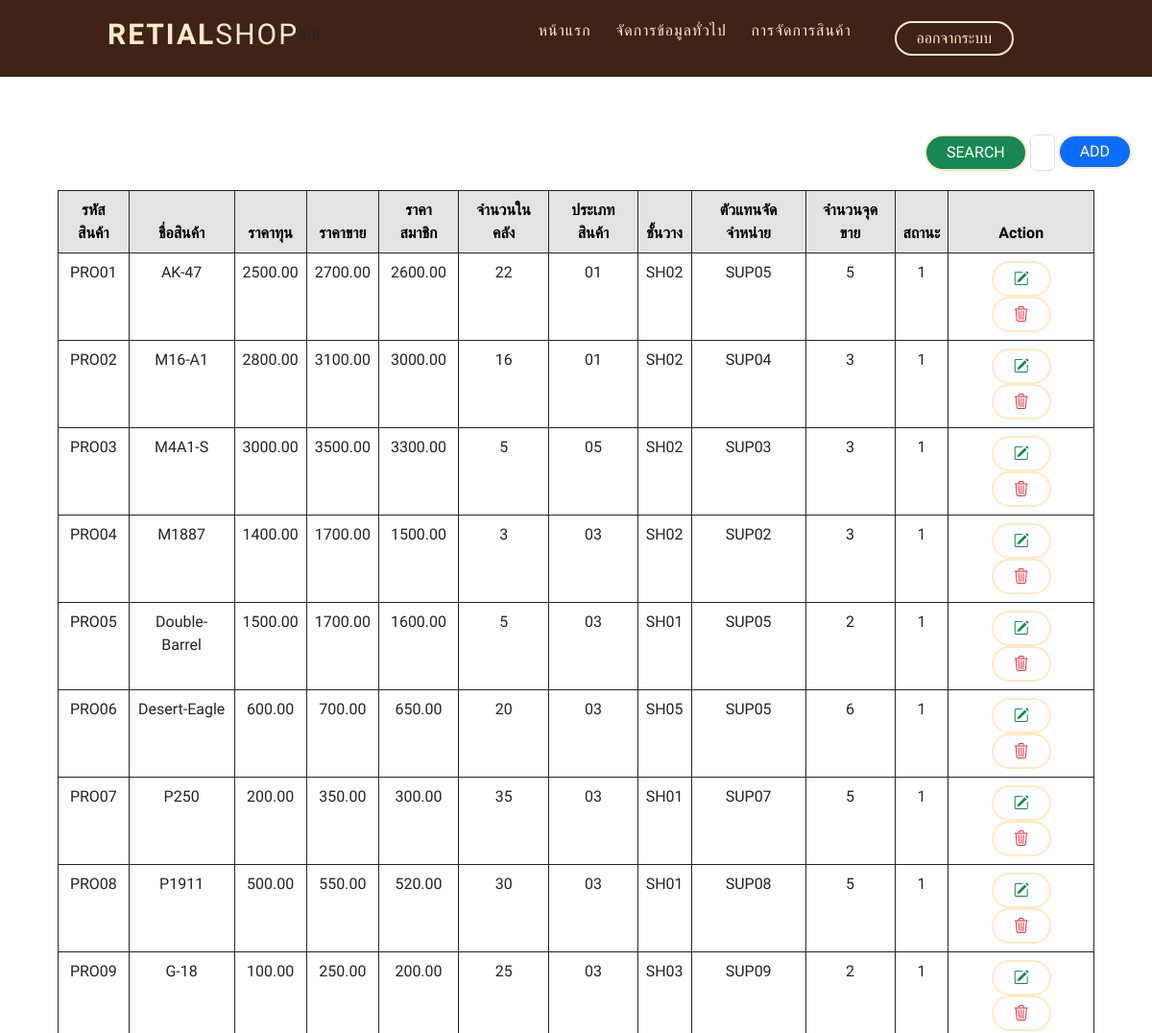
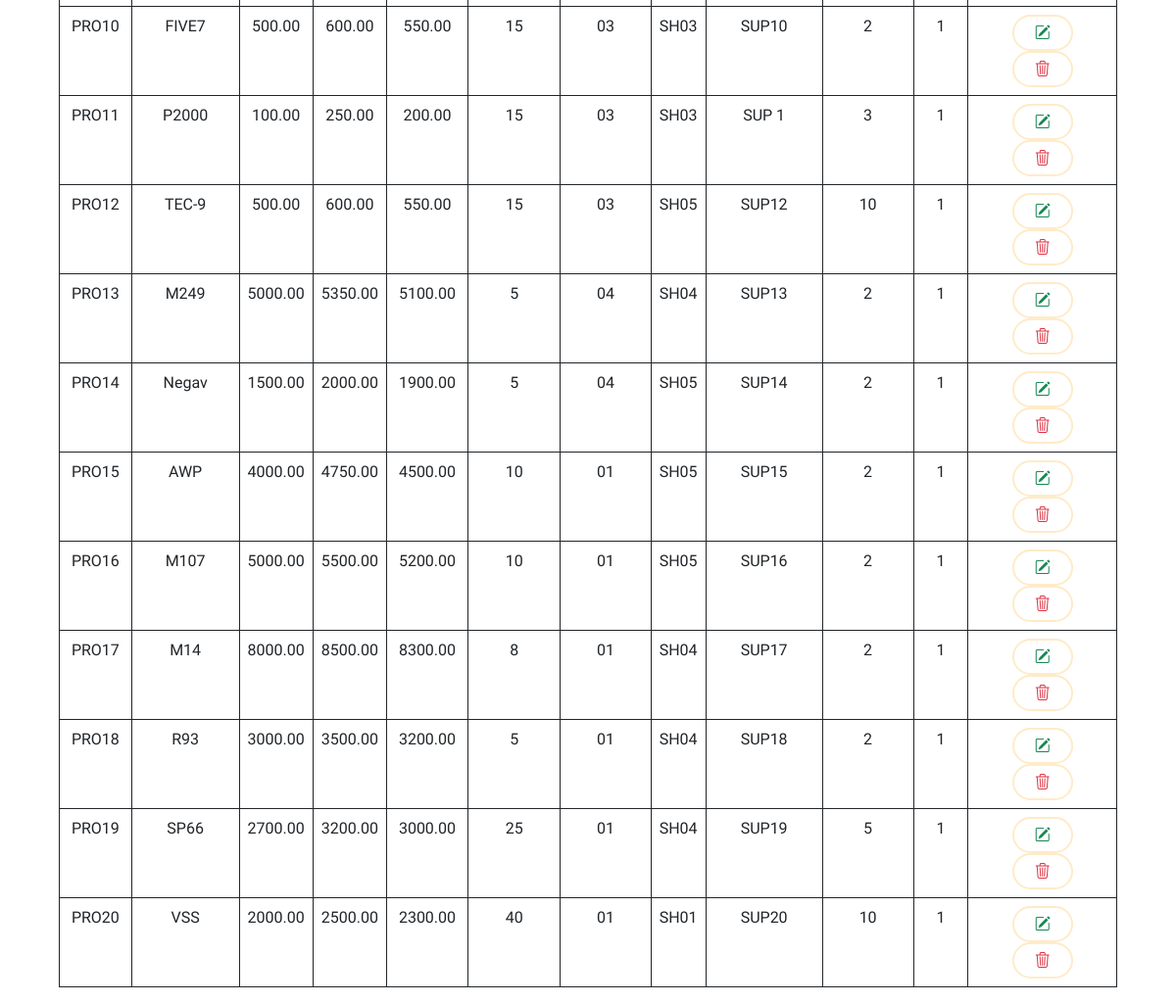
The app's page /page/product.php (signed in) with its own data (2 pictures, top to bottom).
### tables this page shows
CREATE TABLE `product` (
  `Pro_id` varchar(5) NOT NULL,
  `Pro_name` varchar(100) NOT NULL,
  `Pro_cost` decimal(8,2) NOT NULL,
  `Pro_salePrice` decimal(8,2) NOT NULL,
  `Pro_memberPrice` decimal(8,2) NOT NULL,
  `Pro_amount` varchar(5) NOT NULL,
  `Cate_id` varchar(5) NOT NULL,
  `Shelf_no` varchar(5) NOT NULL,
  `Sup_id` varchar(5) NOT NULL,
  `Point_ofSale` varchar(5) NOT NULL,
  `Pro_status` int(11) NOT NULL
);

### page/product.php (the view, shortened to what this page needs)
<?php
$username = $_SESSION['username'];
?>
<!DOCTYPE html>
<html lang="en">
<?php
include_once "../controller/product.php";
?>
<head>
  <link href="https://cdn.jsdelivr.net/npm/bootstrap@5.3.0/dist/css/bootstrap.min.css" rel="stylesheet">
  <link rel="stylesheet" href="https://cdn.jsdelivr.net/npm/bootstrap-icons@1.10.3/font/bootstrap-icons.css">
  <link rel="stylesheet" href="../style/employee.css">
</head>
<body>
  <header>
    <div class="container">
      <div class="logo-container">
        <h3 class="logo">Retial<span>Shop</span></h3>
        <h6 class="name"><?php echo $username; ?></h6>
      </div>
      <div class="nav-btn">
        <div class="nav-links">
          <ul>
            <li class="nav-link" style="--i: .6s">
              <a href="home.php">หน้าแรก</a>
            </li>
            <li class="nav-link" style="--i: .85s">
              <a href="#">จัดการข้อมูลทั่วไป</a>
            </li>
            <li class="nav-link" style="--i: 1.1s">
              <a href="#">การจัดการสินค้า<i class="fas fa-caret-down"></i></a>
            </li>
          </ul>
        </div>
      </div>
      <div class="log-out" style="--i: 1.8s">
        <a href="login.php" class="btn transparent">ออกจากระบบ</a>
      </div>
    </div>
  </header>
  <div class="container-table">
    <div class="d-flex">
      <button class="btn btn-success" onclick="Search()">Search</button>
      <input type="text" class="form-control" id="Search" name="search" placeholder="search">
      <form action="<?php echo $_SERVER['PHP_SELF'] ?>" method="post">
        <div class="add">
          <button type="button" class="btn btn-primary" data-bs-toggle="modal" data-bs-target="#exampleModal" data-bs-whatever="@fat">Add</button>
        </div>
    </div>
    <table class="table  table-bordered border-dark table-hover">
      <thead class="table-secondary  table-bordered border-dark text-black">
        <tr>
          <th scope="col">รหัสสินค้า</th>
          <th scope="col">ชื่อสินค้า</th>
          <th scope="col">ราคาทุน</th>
          <th scope="col">ราคาขาย</th>
          <th scope="col">ราคาสมาชิก</th>
          <th scope="col">จำนวนในคลัง</th>
          <th scope="col">ประเภทสินค้า</th>
          <th scope="col">ชั้นวาง</th>
          <th scope="col">ตัวแทนจัดจำหน่าย</th>
          <th scope="col">จำนวนจุดขาย</th>
          <th scope="col">สถานะ</th>
          <th scope="col">Action</th>
        </tr>
      </thead>
      <tbody>
        <?php
        if (isset($_GET['ID'])) {
          $Search_id = $_GET['ID'];
          $sql = "SELECT * FROM product WHERE Pro_id LIKE '%$Search_id%'";
        } else {
          $sql = "SELECT * FROM product";
        }
        $query = $conn->query($sql);
        while ($row = mysqli_fetch_array($query)) {
        ?>
          <tr>
            <td><?php echo $row['Pro_id']; ?></td>
            <td><?php echo $row['Pro_name']; ?></td>
            <td><?php echo $row['Pro_cost']; ?></td>
            <td><?php echo $row['Pro_salePrice']; ?></td>
            <td><?php echo $row['Pro_memberPrice']; ?></td>
            <td><?php echo $row['Pro_amount']; ?></td>
            <td><?php echo $row['Cate_id']; ?></td>
            <td><?php echo $row['Shelf_no']; ?></td>
            <td><?php echo $row['Sup_id']; ?></td>
            <td><?php echo $row['Point_ofSale']; ?></td>
            <td><?php echo $row['Pro_status']; ?></td>
            <td>
              <button type="button" class="btn btn-outline-success" data-bs-toggle="modal" data-bs-target="#select_<?php echo $row['Pro_id']; ?>" data-bs-whatever="@fat"><i class="bi bi-pencil-square" name="select_<?php echo $row['Pro_id']; ?>"></i></button>
              <button type="button" class="btn btn-outline-danger" name="DEL_<?php echo $row['Pro_id']; ?>" data-bs-toggle="modal" data-bs-target="#DEL_<?php echo $row['Pro_id']; ?>">
                <i class="bi bi-trash3"></i>
              </button>
            </td>
          <?php } ?>
          </tr>
      </tbody>
    </table>
  </div>
</body>
</html>

### style/employee.css (style rules this page uses)
* { margin: 0; padding: 0; box-sizing: border-box; font-family: 'K2D', sans-serif; }
ul { list-style: none; }
a { text-decoration: none; }
header { position: sticky; top: 0px; background-color: #402218; width: 100%; z-index: 1000; }
.container-table { margin-top: 60px; margin-left: 60px; margin-right: 60px; text-align: center; }
.container { max-width: 65rem; padding: 0 2rem; margin: 0 auto; display: flex; position: relative; }
.d-flex { margin-left: 900px; max-width: 500px; margin-bottom: 20px; margin-top: 30px; }
.logo-container { flex: 1; display: flex; align-items: center; }
.nav-btn { flex: 3; display: flex; }
.nav-links { flex: 2; }
.log-out { display: flex; justify-content: center; align-items: center; flex: 1; }
.logo { color: #FFEBC9; font-size: 30px; font-weight: 600; letter-spacing: 2px; text-transform: uppercase; line-height: 3rem; }
.logo span { font-weight: 300; }
.btn { display: inline-block; padding: .5rem 1.3rem; font-size: 16px; border: 2px solid #FFEBC9; border-radius: 2rem; line-height: 1; margin: 0 .2rem; transition: .3s; text-transform: uppercase; }
.btn.transparent, .btn.solid:hover { background-color: transparent; color: #FFEBC9; }
.nav-links > ul { display: flex; align-items: center; justify-content: flex-end; }
.nav-link { position: relative; }
.nav-link > a { line-height: 4rem; color: #FFEBC9; padding: 0 .8rem; letter-spacing: 1px; font-size: 16px; display: flex; align-items: center; justify-content: space-between; transition: .5s; }

### records on screen
product: Pro_id "PRO01", Pro_name "AK-47", Pro_cost "2500.00", Pro_salePrice "2700.00", Pro_memberPrice "2600.00", Pro_amount "22", Cate "01", Shelf_no "SH02", Sup "SUP05", Point_ofSale "5", Pro_status "1"
product: Pro_id "PRO02", Pro_name "M16-A1", Pro_cost "2800.00", Pro_salePrice "3100.00", Pro_memberPrice "3000.00", Pro_amount "16", Cate "01", Shelf_no "SH02", Sup "SUP04", Point_ofSale "3", Pro_status "1"
product: Pro_id "PRO03", Pro_name "M4A1-S", Pro_cost "3000.00", Pro_salePrice "3500.00", Pro_memberPrice "3300.00", Pro_amount "5", Cate "05", Shelf_no "SH02", Sup "SUP03", Point_ofSale "3", Pro_status "1"
product: Pro_id "PRO04", Pro_name "M1887", Pro_cost "1400.00", Pro_salePrice "1700.00", Pro_memberPrice "1500.00", Pro_amount "3", Cate "03", Shelf_no "SH02", Sup "SUP02", Point_ofSale "3", Pro_status "1"
product: Pro_id "PRO05", Pro_name "Double-Barrel", Pro_cost "1500.00", Pro_salePrice "1700.00", Pro_memberPrice "1600.00", Pro_amount "5", Cate "03", Shelf_no "SH01", Sup "SUP05", Point_ofSale "2", Pro_status "1"
product: Pro_id "PRO06", Pro_name "Desert-Eagle", Pro_cost "600.00", Pro_salePrice "700.00", Pro_memberPrice "650.00", Pro_amount "20", Cate "03", Shelf_no "SH05", Sup "SUP05", Point_ofSale "6", Pro_status "1"
product: Pro_id "PRO07", Pro_name "P250", Pro_cost "200.00", Pro_salePrice "350.00", Pro_memberPrice "300.00", Pro_amount "35", Cate "03", Shelf_no "SH01", Sup "SUP07", Point_ofSale "5", Pro_status "1"
product: Pro_id "PRO08", Pro_name "P1911", Pro_cost "500.00", Pro_salePrice "550.00", Pro_memberPrice "520.00", Pro_amount "30", Cate "03", Shelf_no "SH01", Sup "SUP08", Point_ofSale "5", Pro_status "1"
product: Pro_id "PRO09", Pro_name "G-18", Pro_cost "100.00", Pro_salePrice "250.00", Pro_memberPrice "200.00", Pro_amount "25", Cate "03", Shelf_no "SH03", Sup "SUP09", Point_ofSale "2", Pro_status "1"
product: Pro_id "PRO10", Pro_name "FIVE7", Pro_cost "500.00", Pro_salePrice "600.00", Pro_memberPrice "550.00", Pro_amount "15", Cate "03", Shelf_no "SH03", Sup "SUP10", Point_ofSale "2", Pro_status "1"
product: Pro_id "PRO11", Pro_name "P2000", Pro_cost "100.00", Pro_salePrice "250.00", Pro_memberPrice "200.00", Pro_amount "15", Cate "03", Shelf_no "SH03", Sup "SUP 1", Point_ofSale "3", Pro_status "1"
product: Pro_id "PRO12", Pro_name "TEC-9", Pro_cost "500.00", Pro_salePrice "600.00", Pro_memberPrice "550.00", Pro_amount "15", Cate "03", Shelf_no "SH05", Sup "SUP12", Point_ofSale "10", Pro_status "1"
product: Pro_id "PRO13", Pro_name "M249", Pro_cost "5000.00", Pro_salePrice "5350.00", Pro_memberPrice "5100.00", Pro_amount "5", Cate "04", Shelf_no "SH04", Sup "SUP13", Point_ofSale "2", Pro_status "1"
product: Pro_id "PRO14", Pro_name "Negav", Pro_cost "1500.00", Pro_salePrice "2000.00", Pro_memberPrice "1900.00", Pro_amount "5", Cate "04", Shelf_no "SH05", Sup "SUP14", Point_ofSale "2", Pro_status "1"
product: Pro_id "PRO15", Pro_name "AWP", Pro_cost "4000.00", Pro_salePrice "4750.00", Pro_memberPrice "4500.00", Pro_amount "10", Cate "01", Shelf_no "SH05", Sup "SUP15", Point_ofSale "2", Pro_status "1"
product: Pro_id "PRO16", Pro_name "M107", Pro_cost "5000.00", Pro_salePrice "5500.00", Pro_memberPrice "5200.00", Pro_amount "10", Cate "01", Shelf_no "SH05", Sup "SUP16", Point_ofSale "2", Pro_status "1"
product: Pro_id "PRO17", Pro_name "M14", Pro_cost "8000.00", Pro_salePrice "8500.00", Pro_memberPrice "8300.00", Pro_amount "8", Cate "01", Shelf_no "SH04", Sup "SUP17", Point_ofSale "2", Pro_status "1"
product: Pro_id "PRO18", Pro_name "R93", Pro_cost "3000.00", Pro_salePrice "3500.00", Pro_memberPrice "3200.00", Pro_amount "5", Cate "01", Shelf_no "SH04", Sup "SUP18", Point_ofSale "2", Pro_status "1"
product: Pro_id "PRO19", Pro_name "SP66", Pro_cost "2700.00", Pro_salePrice "3200.00", Pro_memberPrice "3000.00", Pro_amount "25", Cate "01", Shelf_no "SH04", Sup "SUP19", Point_ofSale "5", Pro_status "1"
product: Pro_id "PRO20", Pro_name "VSS", Pro_cost "2000.00", Pro_salePrice "2500.00", Pro_memberPrice "2300.00", Pro_amount "40", Cate "01", Shelf_no "SH01", Sup "SUP20", Point_ofSale "10", Pro_status "1"
